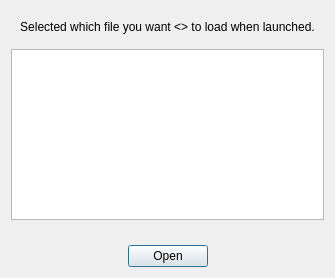
<?xml version="1.0" encoding="UTF-8"?>
<ui version="4.0">
 <class>qtProjectFileToLoadDialog</class>
 <widget class="QDialog" name="qtProjectFileToLoadDialog">
  <property name="geometry">
   <rect>
    <x>0</x>
    <y>0</y>
    <width>306</width>
    <height>278</height>
   </rect>
  </property>
  <property name="windowTitle">
   <string>Select Project Directory</string>
  </property>
  <layout class="QVBoxLayout" name="verticalLayout">
   <item>
    <widget class="QWidget" name="widget" native="true">
     <layout class="QVBoxLayout" name="verticalLayout_2">
      <property name="spacing">
       <number>0</number>
      </property>
      <property name="margin">
       <number>0</number>
      </property>
      <item>
       <widget class="QWidget" name="widget_2" native="true">
        <layout class="QHBoxLayout" name="horizontalLayout_2">
         <item>
          <widget class="QLabel" name="MsgLabel">
           <property name="text">
            <string>Selected which file you want &lt;&gt; to load when launched.</string>
           </property>
           <property name="alignment">
            <set>Qt::AlignCenter</set>
           </property>
          </widget>
         </item>
        </layout>
       </widget>
      </item>
      <item>
       <widget class="QWidget" name="widget_3" native="true">
        <layout class="QHBoxLayout" name="horizontalLayout">
         <property name="spacing">
          <number>6</number>
         </property>
         <property name="margin">
          <number>0</number>
         </property>
        </layout>
       </widget>
      </item>
     </layout>
    </widget>
   </item>
   <item>
    <widget class="QListView" name="ListView">
     <property name="editTriggers">
      <set>QAbstractItemView::NoEditTriggers</set>
     </property>
     <property name="viewMode">
      <enum>QListView::ListMode</enum>
     </property>
    </widget>
   </item>
   <item>
    <spacer name="verticalSpacer">
     <property name="orientation">
      <enum>Qt::Vertical</enum>
     </property>
     <property name="sizeHint" stdset="0">
      <size>
       <width>20</width>
       <height>40</height>
      </size>
     </property>
    </spacer>
   </item>
   <item>
    <widget class="QDialogButtonBox" name="buttonBox">
     <property name="orientation">
      <enum>Qt::Horizontal</enum>
     </property>
     <property name="standardButtons">
      <set>QDialogButtonBox::Open</set>
     </property>
     <property name="centerButtons">
      <bool>true</bool>
     </property>
    </widget>
   </item>
  </layout>
 </widget>
 <resources>
  <include location="../../Resources/Resources.qrc"/>
 </resources>
 <connections>
  <connection>
   <sender>buttonBox</sender>
   <signal>accepted()</signal>
   <receiver>qtProjectFileToLoadDialog</receiver>
   <slot>accept()</slot>
   <hints>
    <hint type="sourcelabel">
     <x>248</x>
     <y>254</y>
    </hint>
    <hint type="destinationlabel">
     <x>157</x>
     <y>274</y>
    </hint>
   </hints>
  </connection>
  <connection>
   <sender>buttonBox</sender>
   <signal>rejected()</signal>
   <receiver>qtProjectFileToLoadDialog</receiver>
   <slot>reject()</slot>
   <hints>
    <hint type="sourcelabel">
     <x>316</x>
     <y>260</y>
    </hint>
    <hint type="destinationlabel">
     <x>286</x>
     <y>274</y>
    </hint>
   </hints>
  </connection>
 </connections>
</ui>
